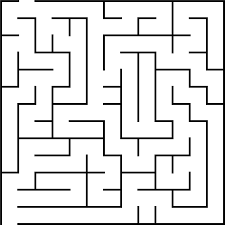
#> input picture img/maze.png, 225 x 225 px
$ python test_img_handler.py
#> lines starting #> are read from the running program, lines starting #| are printed output that depends on the picture
### maze_augmenter/img_handler.py
import cv2
import numpy as np

# First set of Hough, Canny etc parameter values for augmentation
HOUGH_MINLINELENGTH = 1
HOUGH_MAXLINEGAP = 1
HOUGH_THRESHOLD = 2
CANNY_THRESHOLD1 = 50
CANNY_THRESHOLD2 = 150
LINE_COLOR = (0,0,0)
LINE_THICKNESS = 3
MORPH_KERNEL_SIZE = 3
EROSION_ITER = 3
DILATION_ITER = 1

class ImgMaze:
    def __init__(self, img_path, is_filebytes):
        """Constructor for ImgMaze class

        Args:
            img_path (str): Path of image file
            is_filebytes (bool): Whether arg{img_path} is a filebytes or string
        """
        self.__img = img_path
        self.__is_filebytes = is_filebytes
        if is_filebytes:
            self.__readimage = cv2.imdecode
        else:
            self.__readimage = cv2.imread


    def get_bgr_maze(self):
        return self.__readimage(self.__img, flags=cv2.IMREAD_COLOR)
#> returned value is the input picture: shape (225, 225, 3); min 0, max 255, mean 225.5

    def get_gray_maze(self):
        return self.__readimage(self.__img, flags=cv2.IMREAD_GRAYSCALE)
#> returned value: shape (225, 225)

    def get_inv_gray_maze(self):
        gray_img = self.__readimage(self.__img, flags=cv2.IMREAD_GRAYSCALE)
        inv_gray = cv2.bitwise_not(gray_img)
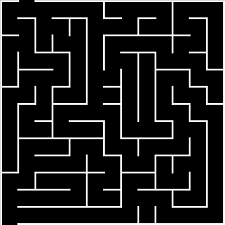
#> inv_gray: shape (225, 225); min 0, max 255, mean 29.5
        return inv_gray

    def get_augmented_bgr_maze(self):
        img = self.__get_maze_with_hlines(
                            minLineLength=HOUGH_MINLINELENGTH,
                            maxLineGap=HOUGH_MAXLINEGAP,
                            threshold=HOUGH_THRESHOLD,
                            line_color=LINE_COLOR,
                            line_thickness=LINE_THICKNESS)

        k_size = MORPH_KERNEL_SIZE
        kernel = np.ones((k_size,k_size), np.uint8)

        eroded_img = cv2.erode(img, kernel, iterations=EROSION_ITER)
        aug_img = cv2.dilate(eroded_img, kernel, iterations=DILATION_ITER)
        return aug_img

    def __get_maze_with_hlines(self, minLineLength, maxLineGap, threshold,
                                line_color, line_thickness):
#> called with minLineLength = 1, maxLineGap = 1, threshold = 2, line_color = (0, 0, 0), line_thickness = 3
        img_bgr = self.get_bgr_maze()
        gray_img = cv2.cvtColor(img_bgr, cv2.COLOR_BGR2GRAY)
        gray_img = cv2.bitwise_not(gray_img)
        edges = cv2.Canny(gray_img, CANNY_THRESHOLD1, CANNY_THRESHOLD2)
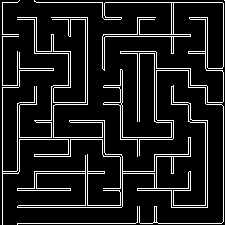
#> edges: shape (225, 225); 11.3% white in thin lines or dots
        lines = cv2.HoughLinesP(image=edges,
                                rho=1,
                                theta=np.pi/180,
                                threshold=threshold,
                                minLineLength=minLineLength,
                                maxLineGap=maxLineGap)
#> lines = 1181 rows, first 6: [53, 19, 53, 17], [205, 22, 207, 23], [154, 104, 156, 102], [65, 19, 66, 17], [165, 156, 166, 154], [137, 59, 139, 59]
        try:
            for line in lines:
                x1, y1, x2, y2 = line[0]
                cv2.line(img_bgr, (x1, y1), (x2, y2),
                    line_color, line_thickness)
#> this loop made 1181 passes
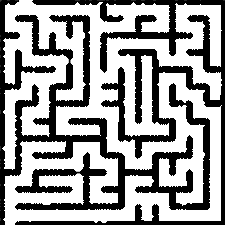
#> img_bgr: shape (225, 225, 3); min 0, max 255, mean 158.3
        except:
            print("ImgMaze->__get_maze_with_hlines: Unknown error")
        return img_bgr


### maze_augmenter/test_img_handler.py
from img_handler import ImgMaze
import cv2
test_img = '../img/maze.png'

maze_obj = ImgMaze(test_img, is_filebytes=False)
maze_bgr = maze_obj.get_bgr_maze()
maze_gray = maze_obj.get_gray_maze()
maze_inv_gray = maze_obj.get_inv_gray_maze()
maze_aug = maze_obj.get_augmented_bgr_maze()
#> in get_augmented_bgr_maze, `eroded_img = cv2.erode(img, kernel, iterations=EROSION_ITER)`:
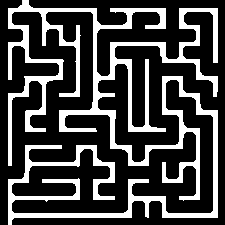
#> eroded_img: shape (225, 225, 3); min 0, max 255, mean 65.4
#> in get_augmented_bgr_maze, `aug_img = cv2.dilate(eroded_img, kernel, iterations=DILATION_ITER)`:
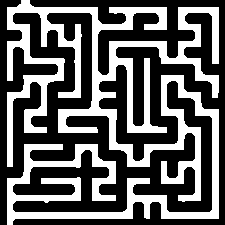
#> aug_img: shape (225, 225, 3); min 0, max 255, mean 94.5

cv2.imshow('color',maze_bgr)
# cv2.imshow('gray', maze_gray)
# cv2.imshow('inverted_gray', maze_inv_gray)
cv2.imshow('augmented', maze_aug)

cv2.waitKey(0)
cv2.destroyAllWindows()

$ run again, with img/ui1.png copied over img/maze.png
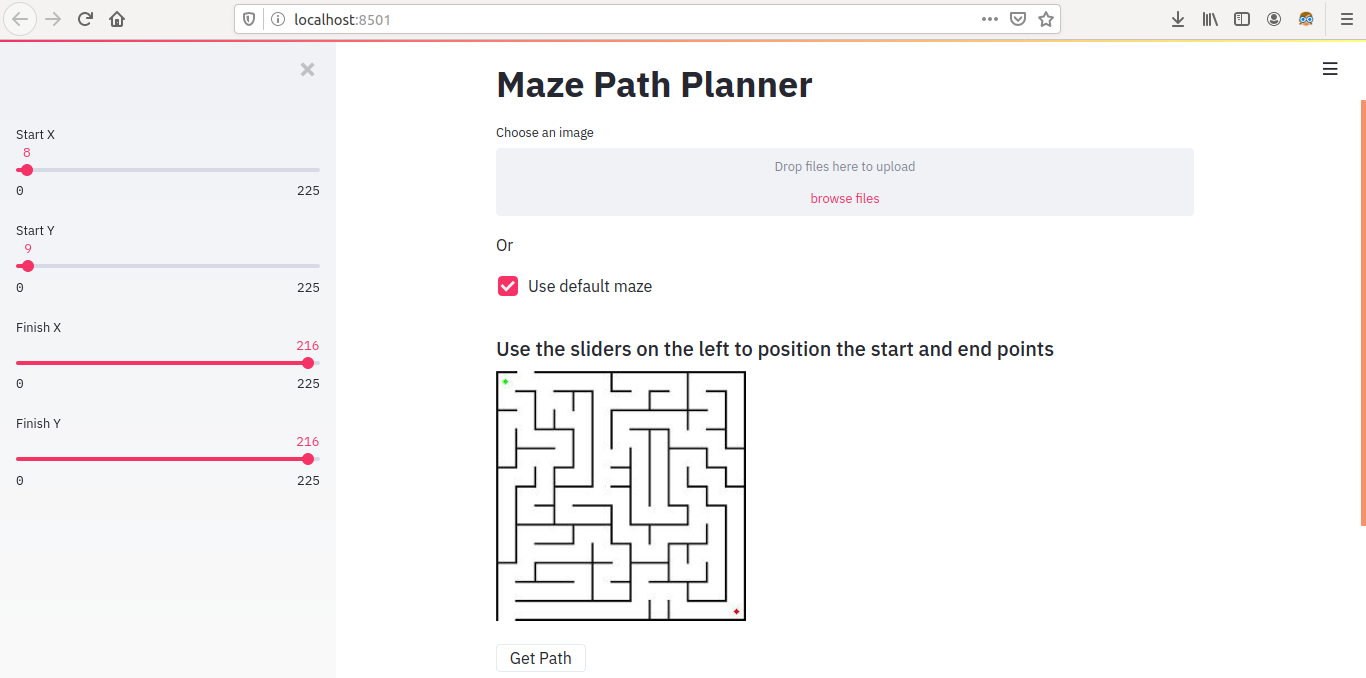
#> input picture img/ui1.png, 1366 x 678 px
#> in get_bgr_maze, returned value is the input picture: shape (678, 1366, 3); mean B, G, R 246.8, 246.1, 247
#> in __get_maze_with_hlines, `edges = cv2.Canny(gray_img, CANNY_THRESHOLD1, CANNY_THRESHOLD2)`:
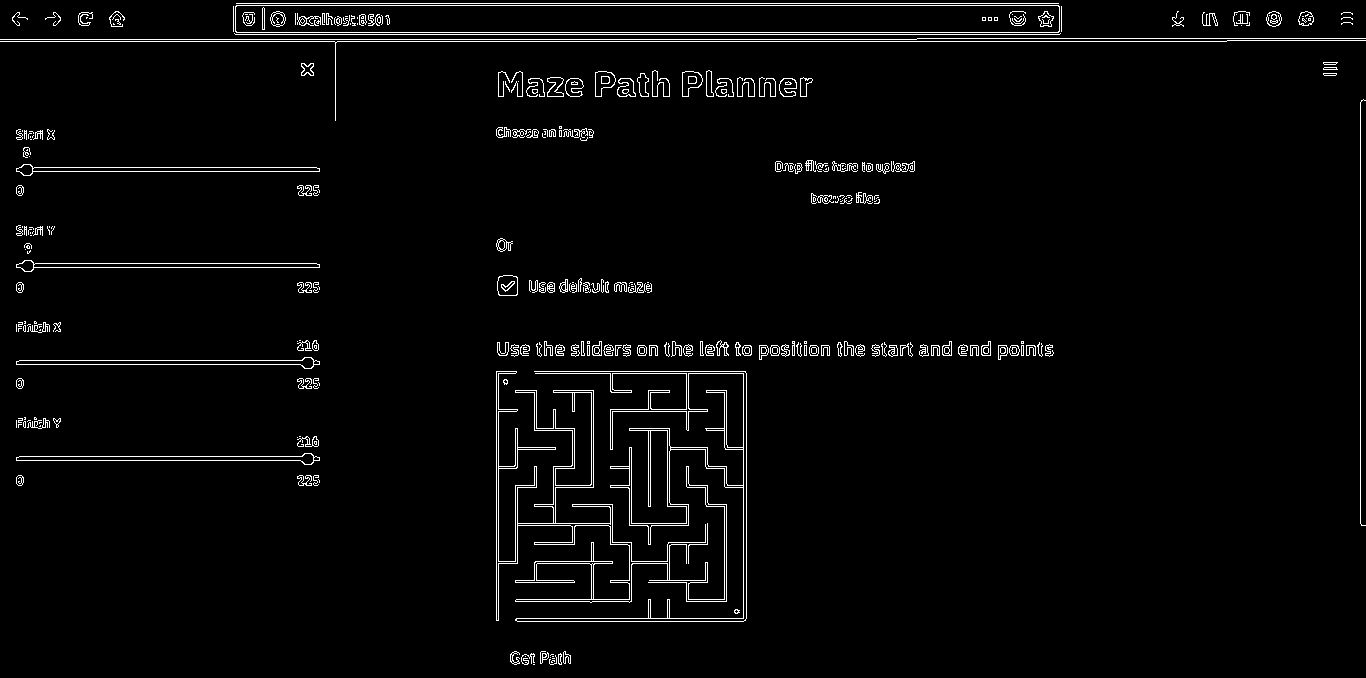
#> edges: shape (678, 1366); 2.8% white in thin lines or dots
#> the loop in __get_maze_with_hlines, `for line in lines:` made 5107 passes
#> (x1, y1, x2, y2) on passes 1 to 3: (496, 413, 498, 413), (1045, 353, 1050, 353), (942, 5, 942, 3)
#> in get_augmented_bgr_maze, `aug_img = cv2.dilate(eroded_img, kernel, iterations=DILATION_ITER)`:
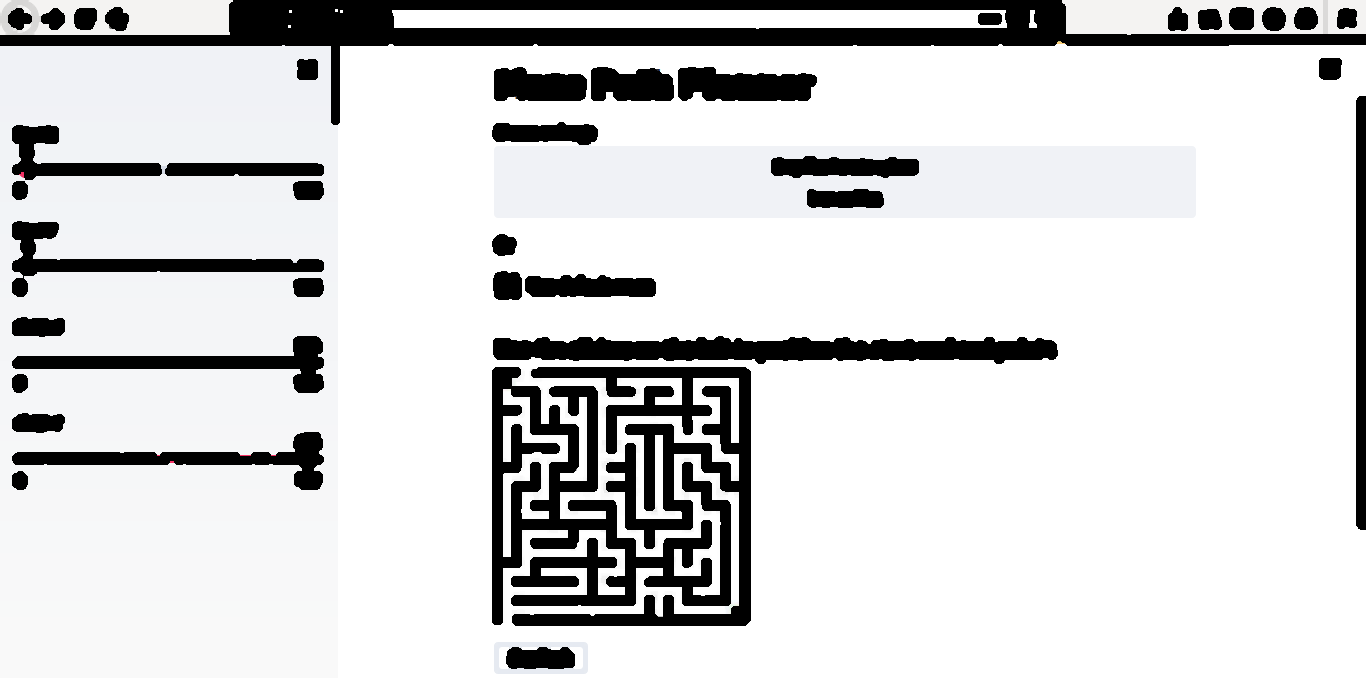
#> aug_img: shape (678, 1366, 3); mean B, G, R 214.3, 213.7, 213.4

$ run again, with img/ui2.png copied over img/maze.png
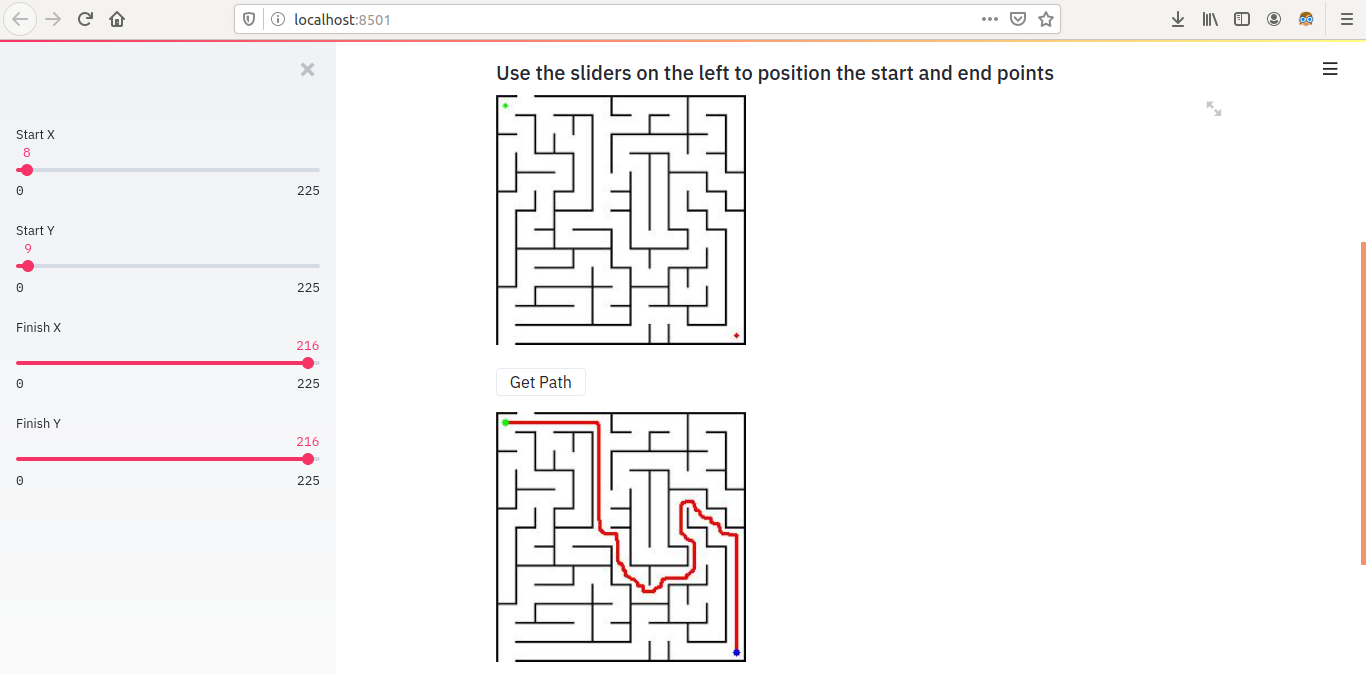
#> input picture img/ui2.png, 1366 x 674 px
#> in get_bgr_maze, returned value is the input picture: shape (674, 1366, 3); mean B, G, R 245.7, 245.2, 246.6
#> in __get_maze_with_hlines, `edges = cv2.Canny(gray_img, CANNY_THRESHOLD1, CANNY_THRESHOLD2)`:
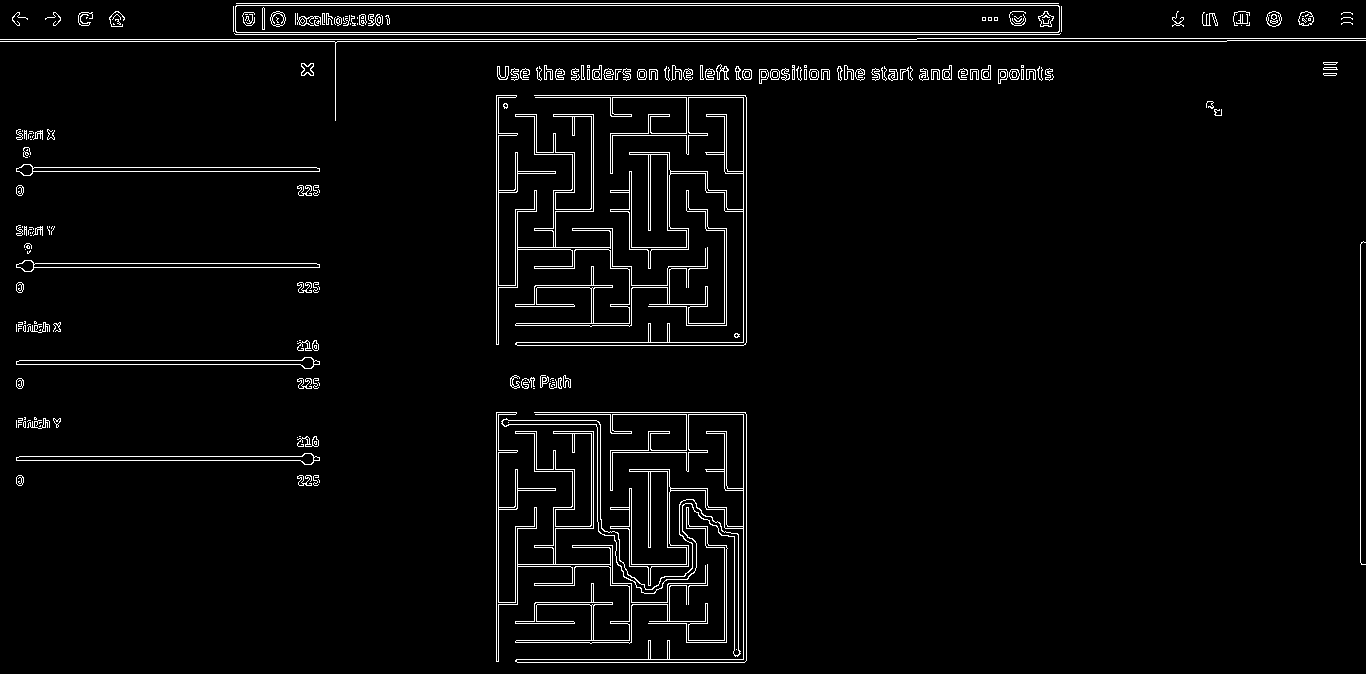
#> edges: shape (674, 1366); 3.4% white in thin lines or dots
#> the loop in __get_maze_with_hlines, `for line in lines:` made 5750 passes
#> (x1, y1, x2, y2) on passes 1 to 3: (551, 471, 553, 465), (496, 311, 496, 313), (92, 41, 94, 39)
#> in get_augmented_bgr_maze, `aug_img = cv2.dilate(eroded_img, kernel, iterations=DILATION_ITER)`:
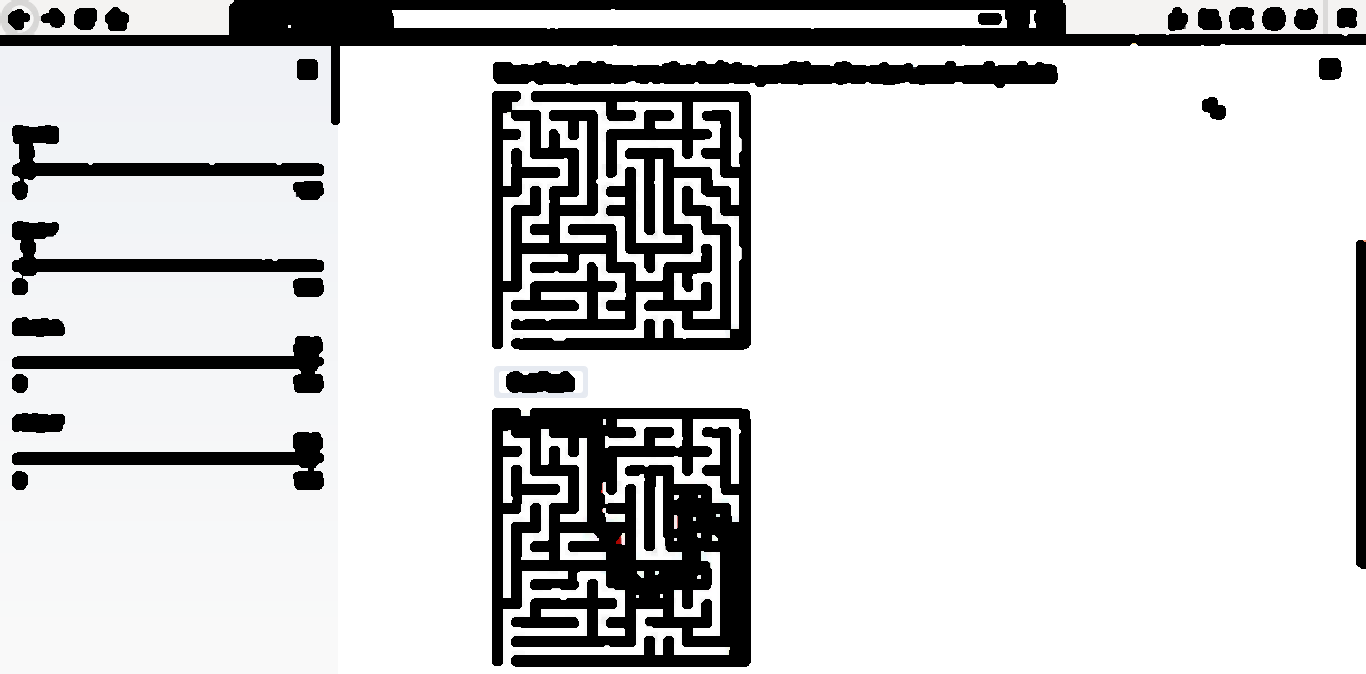
#> aug_img: shape (674, 1366, 3); mean B, G, R 207, 206.6, 206.4
